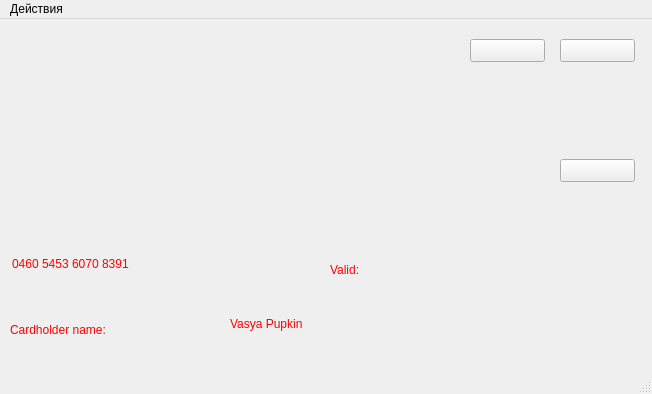
<?xml version="1.0" encoding="UTF-8"?>
<ui version="4.0">
 <class>Card</class>
 <widget class="QMainWindow" name="Card">
  <property name="geometry">
   <rect>
    <x>0</x>
    <y>0</y>
    <width>652</width>
    <height>394</height>
   </rect>
  </property>
  <property name="windowTitle">
   <string>Card</string>
  </property>
  <widget class="QWidget" name="centralwidget">
   <widget class="QLabel" name="numlab">
    <property name="geometry">
     <rect>
      <x>12</x>
      <y>220</y>
      <width>291</width>
      <height>50</height>
     </rect>
    </property>
    <property name="styleSheet">
     <string notr="true">font: 75 24pt &quot;Segoe UI&quot;;
color: rgb(255, 0, 0);
</string>
    </property>
    <property name="frameShape">
     <enum>QFrame::NoFrame</enum>
    </property>
    <property name="text">
     <string>0460 5453 6070 8391</string>
    </property>
   </widget>
   <widget class="QLabel" name="valid">
    <property name="geometry">
     <rect>
      <x>330</x>
      <y>230</y>
      <width>291</width>
      <height>41</height>
     </rect>
    </property>
    <property name="styleSheet">
     <string notr="true">font: 75 16pt &quot;Segoe UI&quot;;
color: rgb(255, 0, 0);</string>
    </property>
    <property name="text">
     <string>Valid:</string>
    </property>
   </widget>
   <widget class="QLabel" name="name">
    <property name="geometry">
     <rect>
      <x>230</x>
      <y>280</y>
      <width>291</width>
      <height>50</height>
     </rect>
    </property>
    <property name="styleSheet">
     <string notr="true">font: 75 24pt &quot;Segoe UI&quot;;
color: rgb(255, 0, 0);</string>
    </property>
    <property name="frameShape">
     <enum>QFrame::NoFrame</enum>
    </property>
    <property name="text">
     <string>Vasya Pupkin</string>
    </property>
   </widget>
   <widget class="QLabel" name="CHNM">
    <property name="geometry">
     <rect>
      <x>10</x>
      <y>290</y>
      <width>221</width>
      <height>41</height>
     </rect>
    </property>
    <property name="styleSheet">
     <string notr="true">font: 75 16pt &quot;Segoe UI&quot;;
color: rgb(255, 0, 0);</string>
    </property>
    <property name="text">
     <string>Cardholder name:</string>
    </property>
   </widget>
   <widget class="QPushButton" name="PIN">
    <property name="geometry">
     <rect>
      <x>470</x>
      <y>20</y>
      <width>75</width>
      <height>23</height>
     </rect>
    </property>
    <property name="text">
     <string/>
    </property>
   </widget>
   <widget class="QPushButton" name="balance_info">
    <property name="geometry">
     <rect>
      <x>560</x>
      <y>20</y>
      <width>75</width>
      <height>23</height>
     </rect>
    </property>
    <property name="text">
     <string/>
    </property>
   </widget>
   <widget class="QPushButton" name="base_balance">
    <property name="geometry">
     <rect>
      <x>560</x>
      <y>140</y>
      <width>75</width>
      <height>23</height>
     </rect>
    </property>
    <property name="text">
     <string/>
    </property>
   </widget>
  </widget>
  <widget class="QMenuBar" name="menubar">
   <property name="geometry">
    <rect>
     <x>0</x>
     <y>0</y>
     <width>652</width>
     <height>26</height>
    </rect>
   </property>
   <widget class="QMenu" name="menu">
    <property name="title">
     <string>Действия</string>
    </property>
    <addaction name="buy_smth"/>
    <addaction name="returnbuy"/>
    <addaction name="is_working"/>
    <addaction name="balance"/>
    <addaction name="work_end"/>
   </widget>
   <addaction name="menu"/>
  </widget>
  <widget class="QStatusBar" name="statusbar"/>
  <action name="buy_smth">
   <property name="text">
    <string>Совершить покупку</string>
   </property>
  </action>
  <action name="returnbuy">
   <property name="text">
    <string>Вернуть товар</string>
   </property>
  </action>
  <action name="is_working">
   <property name="text">
    <string>Проверить работу карты</string>
   </property>
  </action>
  <action name="balance">
   <property name="text">
    <string>Проверить баланс карты</string>
   </property>
  </action>
  <action name="work_end">
   <property name="text">
    <string>Закончить работу с картой</string>
   </property>
  </action>
 </widget>
 <resources/>
 <connections/>
</ui>
